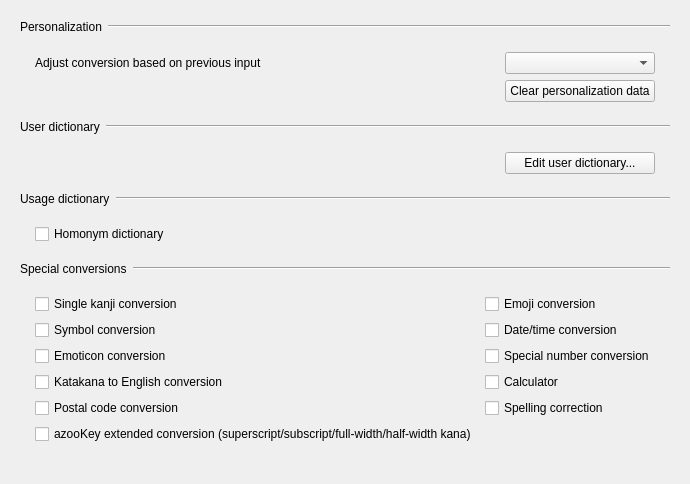
       <widget class="QWidget" name="dictionaryTab">
        <attribute name="title">
         <string>Dictionary</string>
        </attribute>
        <layout class="QVBoxLayout" name="dictionaryTabLayout">
         <property name="spacing">
          <number>0</number>
         </property>
         <item>
          <widget class="QFrame" name="personalizationHeader">
           <property name="frameShape">
            <enum>QFrame::Shape::NoFrame</enum>
           </property>
           <layout class="QHBoxLayout" name="horizontalLayout_8">
            <property name="leftMargin">
             <number>9</number>
            </property>
            <property name="topMargin">
             <number>9</number>
            </property>
            <property name="rightMargin">
             <number>9</number>
            </property>
            <property name="bottomMargin">
             <number>9</number>
            </property>
            <property name="spacing">
             <number>6</number>
            </property>
            <item>
             <widget class="QLabel" name="label">
              <property name="text">
               <string>Personalization</string>
              </property>
             </widget>
            </item>
            <item>
             <widget class="Line" name="line">
              <property name="sizePolicy">
               <sizepolicy hsizetype="MinimumExpanding" vsizetype="Fixed">
                <horstretch>0</horstretch>
                <verstretch>0</verstretch>
               </sizepolicy>
              </property>
              <property name="orientation">
               <enum>Qt::Orientation::Horizontal</enum>
              </property>
             </widget>
            </item>
           </layout>
          </widget>
         </item>
         <item>
          <widget class="QFrame" name="personalizationGroup">
           <property name="frameShape">
            <enum>QFrame::Shape::NoFrame</enum>
           </property>
           <layout class="QGridLayout" name="gridLayout_5">
            <property name="verticalSpacing">
             <number>6</number>
            </property>
            <property name="horizontalSpacing">
             <number>8</number>
            </property>
            <property name="leftMargin">
             <number>24</number>
            </property>
            <property name="topMargin">
             <number>9</number>
            </property>
            <property name="rightMargin">
             <number>24</number>
            </property>
            <property name="bottomMargin">
             <number>9</number>
            </property>
            <item row="1" column="1">
             <widget class="QPushButton" name="clearUserHistoryButton">
              <property name="text">
               <string>Clear personalization data</string>
              </property>
             </widget>
            </item>
            <item row="0" column="0">
             <widget class="QLabel" name="label_7">
              <property name="text">
               <string>Adjust conversion based on previous input</string>
              </property>
              <property name="wordWrap">
               <bool>true</bool>
              </property>
             </widget>
            </item>
            <item row="0" column="1">
             <widget class="QComboBox" name="historyLearningLevelComboBox">
              <property name="minimumSize">
               <size>
                <width>150</width>
                <height>0</height>
               </size>
              </property>
             </widget>
            </item>
            <item row="1" column="0">
             <spacer name="horizontalSpacer_2">
              <property name="orientation">
               <enum>Qt::Orientation::Horizontal</enum>
              </property>
              <property name="sizeHint" stdset="0">
               <size>
                <width>40</width>
                <height>20</height>
               </size>
              </property>
             </spacer>
            </item>
           </layout>
          </widget>
         </item>
         <item>
          <widget class="QFrame" name="userDictionaryHeader">
           <property name="frameShape">
            <enum>QFrame::Shape::NoFrame</enum>
           </property>
           <layout class="QHBoxLayout" name="horizontalLayout_14">
            <property name="leftMargin">
             <number>9</number>
            </property>
            <property name="topMargin">
             <number>9</number>
            </property>
            <property name="rightMargin">
             <number>9</number>
            </property>
            <property name="bottomMargin">
             <number>9</number>
            </property>
            <property name="spacing">
             <number>6</number>
            </property>
            <item>
             <widget class="QLabel" name="label_6">
              <property name="text">
               <string>User dictionary</string>
              </property>
             </widget>
            </item>
            <item>
             <widget class="Line" name="line_6">
              <property name="sizePolicy">
               <sizepolicy hsizetype="MinimumExpanding" vsizetype="Fixed">
                <horstretch>0</horstretch>
                <verstretch>0</verstretch>
               </sizepolicy>
              </property>
              <property name="orientation">
               <enum>Qt::Orientation::Horizontal</enum>
              </property>
             </widget>
            </item>
           </layout>
          </widget>
         </item>
         <item>
          <widget class="QFrame" name="userDictionaryGroup">
           <property name="frameShape">
            <enum>QFrame::Shape::NoFrame</enum>
           </property>
           <layout class="QGridLayout" name="gridLayout_6">
            <property name="verticalSpacing">
             <number>6</number>
            </property>
            <property name="horizontalSpacing">
             <number>8</number>
            </property>
            <property name="leftMargin">
             <number>24</number>
            </property>
            <property name="topMargin">
             <number>9</number>
            </property>
            <property name="rightMargin">
             <number>24</number>
            </property>
            <property name="bottomMargin">
             <number>9</number>
            </property>
            <item row="0" column="1">
             <spacer name="horizontalSpacer">
              <property name="orientation">
               <enum>Qt::Orientation::Horizontal</enum>
              </property>
              <property name="sizeHint" stdset="0">
               <size>
                <width>40</width>
                <height>20</height>
               </size>
              </property>
             </spacer>
            </item>
            <item row="0" column="2">
             <widget class="QPushButton" name="editUserDictionaryButton">
              <property name="sizePolicy">
               <sizepolicy hsizetype="Maximum" vsizetype="Fixed">
                <horstretch>0</horstretch>
                <verstretch>0</verstretch>
               </sizepolicy>
              </property>
              <property name="minimumSize">
               <size>
                <width>150</width>
                <height>0</height>
               </size>
              </property>
              <property name="text">
               <string>Edit user dictionary...</string>
              </property>
             </widget>
            </item>
           </layout>
          </widget>
         </item>
         <item>
          <widget class="QFrame" name="usageDictionaryHeader">
           <property name="frameShape">
            <enum>QFrame::Shape::NoFrame</enum>
           </property>
           <layout class="QHBoxLayout" name="horizontalLayout_24">
            <property name="leftMargin">
             <number>9</number>
            </property>
            <property name="topMargin">
             <number>9</number>
            </property>
            <property name="rightMargin">
             <number>9</number>
            </property>
            <property name="bottomMargin">
             <number>9</number>
            </property>
            <property name="spacing">
             <number>6</number>
            </property>
            <item>
             <widget class="QLabel" name="label_9">
              <property name="text">
               <string>Usage dictionary</string>
              </property>
             </widget>
            </item>
            <item>
             <widget class="Line" name="line_9">
              <property name="sizePolicy">
               <sizepolicy hsizetype="MinimumExpanding" vsizetype="Fixed">
                <horstretch>0</horstretch>
                <verstretch>0</verstretch>
               </sizepolicy>
              </property>
              <property name="orientation">
               <enum>Qt::Orientation::Horizontal</enum>
              </property>
             </widget>
            </item>
           </layout>
          </widget>
         </item>
         <item>
          <widget class="QFrame" name="usageDictionaryGroup">
           <property name="frameShape">
            <enum>QFrame::Shape::NoFrame</enum>
           </property>
           <layout class="QGridLayout" name="gridLayout_12">
            <property name="verticalSpacing">
             <number>6</number>
            </property>
            <property name="horizontalSpacing">
             <number>8</number>
            </property>
            <property name="leftMargin">
             <number>24</number>
            </property>
            <property name="topMargin">
             <number>9</number>
            </property>
            <property name="rightMargin">
             <number>24</number>
            </property>
            <property name="bottomMargin">
             <number>9</number>
            </property>
            <item row="0" column="0">
             <widget class="QCheckBox" name="localUsageDictionaryCheckBox">
              <property name="text">
               <string>Homonym dictionary</string>
              </property>
             </widget>
            </item>
            <item row="0" column="1">
             <spacer name="horizontalSpacer_5">
              <property name="orientation">
               <enum>Qt::Orientation::Horizontal</enum>
              </property>
              <property name="sizeHint" stdset="0">
               <size>
                <width>20</width>
                <height>20</height>
               </size>
              </property>
             </spacer>
            </item>
           </layout>
          </widget>
         </item>
         <item>
          <widget class="QFrame" name="specialConversionsHeader">
           <property name="frameShape">
            <enum>QFrame::Shape::NoFrame</enum>
           </property>
           <layout class="QHBoxLayout" name="horizontalLayout_22">
            <property name="leftMargin">
             <number>9</number>
            </property>
            <property name="topMargin">
             <number>9</number>
            </property>
            <property name="rightMargin">
             <number>9</number>
            </property>
            <property name="bottomMargin">
             <number>9</number>
            </property>
            <property name="spacing">
             <number>6</number>
            </property>
            <item>
             <widget class="QLabel" name="specialConversionLabel">
              <property name="text">
               <string>Special conversions</string>
              </property>
             </widget>
            </item>
            <item>
             <widget class="Line" name="specialConversionLine">
              <property name="sizePolicy">
               <sizepolicy hsizetype="MinimumExpanding" vsizetype="Fixed">
                <horstretch>0</horstretch>
                <verstretch>0</verstretch>
               </sizepolicy>
              </property>
              <property name="orientation">
               <enum>Qt::Orientation::Horizontal</enum>
              </property>
             </widget>
            </item>
           </layout>
          </widget>
         </item>
         <item>
          <widget class="QFrame" name="specialConversionsGroup">
           <property name="frameShape">
            <enum>QFrame::Shape::NoFrame</enum>
           </property>
           <layout class="QGridLayout" name="gridLayout_3">
            <property name="verticalSpacing">
             <number>6</number>
            </property>
            <property name="horizontalSpacing">
             <number>8</number>
            </property>
            <property name="leftMargin">
             <number>24</number>
            </property>
            <property name="topMargin">
             <number>9</number>
            </property>
            <property name="rightMargin">
             <number>24</number>
            </property>
            <property name="bottomMargin">
             <number>9</number>
            </property>
            <item row="0" column="0">
             <widget class="QCheckBox" name="singleKanjiConversionCheckBox">
              <property name="text">
               <string>Single kanji conversion</string>
              </property>
             </widget>
            </item>
            <item row="1" column="0">
             <widget class="QCheckBox" name="symbolConversionCheckBox">
              <property name="text">
               <string>Symbol conversion</string>
              </property>
             </widget>
            </item>
            <item row="2" column="0">
             <widget class="QCheckBox" name="emoticonConversionCheckBox">
              <property name="text">
               <string>Emoticon conversion</string>
              </property>
             </widget>
            </item>
            <item row="3" column="0">
             <widget class="QCheckBox" name="t13nConversionCheckBox">
              <property name="text">
               <string>Katakana to English conversion</string>
              </property>
             </widget>
            </item>
            <item row="4" column="0">
             <widget class="QCheckBox" name="zipcodeConversionCheckBox">
              <property name="text">
               <string>Postal code conversion</string>
              </property>
             </widget>
            </item>
            <item row="4" column="1">
             <widget class="QCheckBox" name="spellingCorrectionCheckBox">
              <property name="text">
               <string>Spelling correction</string>
              </property>
             </widget>
            </item>
            <item row="5" column="0">
             <widget class="QCheckBox" name="useAzookeyVariantsConversionCheckBox">
              <property name="toolTip">
               <string>数字キーに上付/下付/全角数字を、かなキーに半角カタカナを候補追加します。azooKey の拡張変換に相当します。</string>
              </property>
              <property name="text">
               <string>azooKey extended conversion (superscript/subscript/full-width/half-width kana)</string>
              </property>
             </widget>
            </item>
            <item row="3" column="1">
             <widget class="QCheckBox" name="calculatorCheckBox">
              <property name="text">
               <string>Calculator</string>
              </property>
             </widget>
            </item>
            <item row="2" column="1">
             <widget class="QCheckBox" name="numberConversionCheckBox">
              <property name="text">
               <string>Special number conversion</string>
              </property>
             </widget>
            </item>
            <item row="1" column="1">
             <widget class="QCheckBox" name="dateConversionCheckBox">
              <property name="text">
               <string>Date/time conversion</string>
              </property>
             </widget>
            </item>
            <item row="0" column="1">
             <widget class="QCheckBox" name="emojiConversionCheckBox">
              <property name="text">
               <string>Emoji conversion</string>
              </property>
             </widget>
            </item>
           </layout>
          </widget>
         </item>
         <item>
          <spacer name="dictionaryTabBottomSpacer">
           <property name="orientation">
            <enum>Qt::Orientation::Vertical</enum>
           </property>
           <property name="sizeHint" stdset="0">
            <size>
             <width>20</width>
             <height>20</height>
            </size>
           </property>
          </spacer>
         </item>
        </layout>
       </widget>
